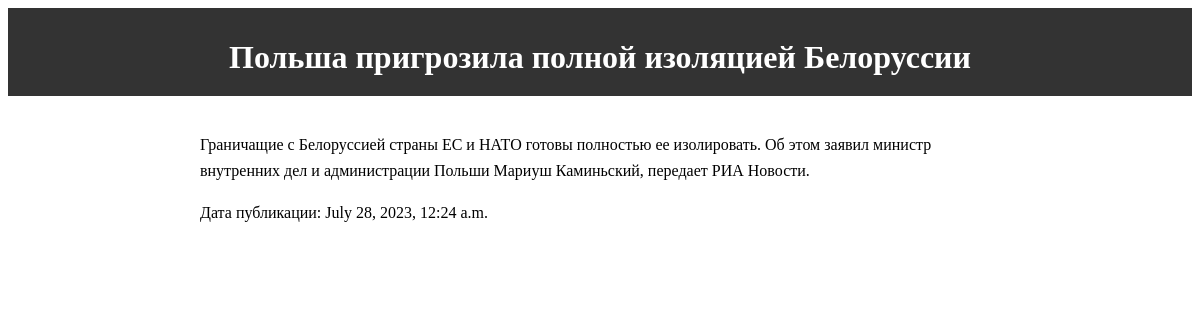
/news/3/, run on the app's committed database.
### news/models.py (models this page shows, shortened)
class News(models.Model):
    title = models.CharField(max_length=200)
    content = models.TextField()
    pub_date = models.DateTimeField(auto_now_add=True)

### news/views.py (the view)
# urls.py: path('news/<int:news_id>/', views.news_detail, name='news_detail'),
def news_detail(request, news_id):
    news_item = get_object_or_404(News, id=news_id)
    return render(request, 'news/news_detail.html', {'news_item': news_item})

### news/templates/news/news_detail.html (shortened to what this page needs)
<!DOCTYPE html>
<html>
<head>
</head>
<body>
    <div class="header">
        <h1>{{ news_item.title }}</h1>
    </div>
    <div class="container">
        <p>{{ news_item.content }}</p>
        <p>Дата публикации: {{ news_item.pub_date }}</p>
    </div>
</body>
</html>

### news/templates/news/news_detail.html (style rules this page uses)
.header { background-color: #333; color: #fff; padding: 10px; text-align: center; }
.container { max-width: 800px; margin: 0 auto; padding: 20px; }
h1 { margin-bottom: 10px; }
p { line-height: 1.6; }

### data on the page
News: title "Польша пригрозила полной изоляцией Белоруссии", content "Граничащие с Белоруссией страны ЕС и НАТО готовы полностью ее изолировать. Об этом заявил министр внутренних дел и администрации Польши Мариуш Каминьский, передает РИА Новости.", pub_date "July 28, 2023, 12:24 a.m."
